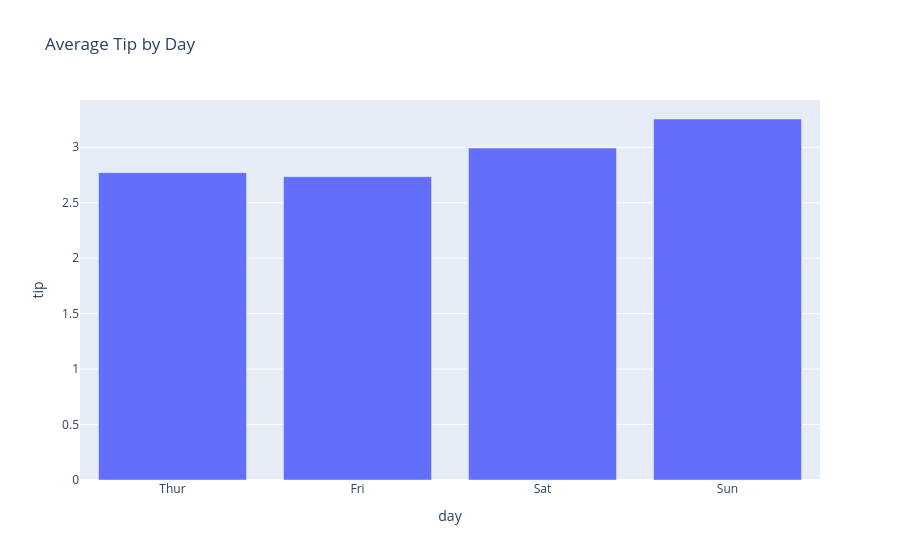

The code cell stored with this chart in its notebook:
### Code cell
df_bar = tips.groupby('day', as_index=False)['tip'].mean()

# Create bar plot
fig = px.bar(df_bar, x='day', y='tip', title='Average Tip by Day')
fig.show()

### Figure 1 — Plotly figure (JSON) as saved in the notebook; plotly's stock layout.template omitted (floating-point values rounded to 4 significant figures)
{"data": [{"hovertemplate": "day=%{x}<br>tip=%{y}<extra></extra>", "legendgroup": "", "marker": {"color": "#636efa", "pattern": {"shape": ""}}, "name": "", "orientation": "v", "showlegend": false, "textposition": "auto", "type": "bar", "x": ["Thur", "Fri", "Sat", "Sun"], "xaxis": "x", "y": [2.771, 2.735, 2.993, 3.255], "yaxis": "y"}], "layout": {"barmode": "relative", "legend": {"tracegroupgap": 0}, "title": {"text": "Average Tip by Day"}, "xaxis": {"anchor": "y", "domain": [0, 1], "title": {"text": "day"}}, "yaxis": {"anchor": "x", "domain": [0, 1], "title": {"text": "tip"}}}}
